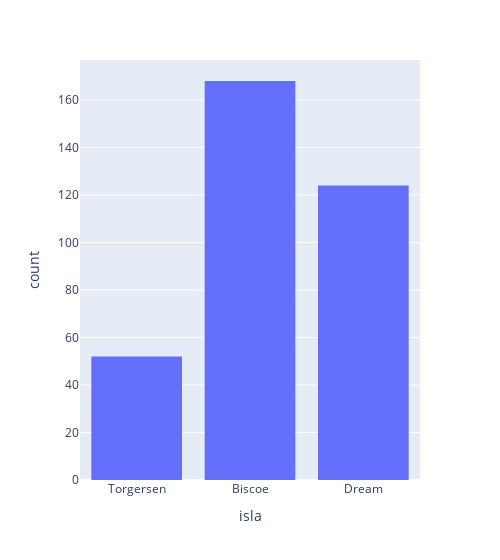

This figure's notebook cell:
### Code cell
px.histogram(datos,
            x='isla',
            width=500)

### Figure 1 — Plotly figure (JSON) as saved in the notebook; plotly's stock layout.template omitted (floating-point values rounded to 4 significant figures; data arrays with more than 128 entries replaced by an {"elided": "..."} marker saying what was removed)
{"data": [{"alignmentgroup": "True", "bingroup": "x", "hovertemplate": "isla=%{x}<br>count=%{y}<extra></extra>", "legendgroup": "", "marker": {"color": "#636efa", "pattern": {"shape": ""}}, "name": "", "offsetgroup": "", "orientation": "v", "showlegend": false, "type": "histogram", "x": {"elided": "344 str values"}, "xaxis": "x", "yaxis": "y"}], "layout": {"barmode": "relative", "legend": {"tracegroupgap": 0}, "margin": {"t": 60}, "width": 500, "xaxis": {"anchor": "y", "domain": [0, 1], "title": {"text": "isla"}}, "yaxis": {"anchor": "x", "domain": [0, 1], "title": {"text": "count"}}}}
